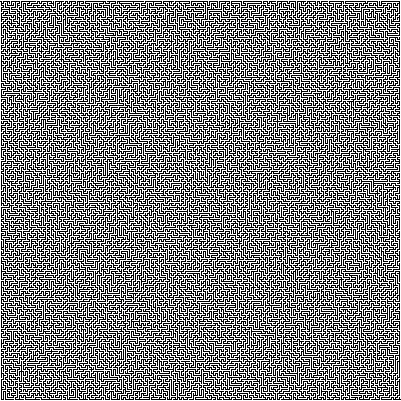
#> input picture Mazes/maze_200x200_goal_399_399.png, 401 x 401 px
$ python Path_find_2y_numpy.py
#> lines starting #> are read from the running program, lines starting #| are printed output that depends on the picture
import matplotlib.pyplot as plt
import matplotlib.animation as animation
import numpy as np

fig, ax = plt.subplots(figsize=(20,20))

#https://keesiemeijer.github.io/maze-generator/#generate to generate maze, the goal is [col*2-1, rows*2-1]

def to_list(filepath):
#> called with filepath = 'Mazes/maze_200x200_goal_399_399.png'
  np_array = plt.imread(filepath)
#> np_array is the input picture: shape (401, 401, 4) float32; mean R, G, B, A 0.502, 0.502, 0.502, 1
  np_array = np_array[:,:,0]
#> np_array: shape (401, 401) float32

  for i in range(len(np_array)):
    for j in range(len(np_array[0])):
      if np_array[i][j] > 0.5:
        np_array[i][j] = 1
      else:
        np_array[i][j] = 0
#> np_array: shape (401, 401) float32; values 0 (black) and 1 (white), 50.2% white; black in thin lines or dots
  return np_array

lab_list = [[
    [0, 0, 0, 0, 0, 0, 0, 0, 0, 0, 0, 0, 0, 0, 0],
    [1, 1, 1, 1, 1, 1, 0, 1, 1, 1, 1, 1, 1, 1, 0],
    [0, 1, 0, 0, 0, 1, 0, 1, 0, 0, 0, 0, 0, 1, 0],
    [0, 1, 0, 1, 0, 1, 0, 1, 0, 1, 1, 1, 0, 1, 0],
    [0, 1, 0, 1, 0, 1, 1, 1, 0, 0, 0, 1, 0, 1, 0],
    [0, 1, 0, 1, 0, 0, 0, 0, 0, 1, 0, 1, 0, 1, 0],
    [0, 1, 0, 1, 0, 1, 1, 1, 1, 1, 0, 1, 0, 1, 0],
    [0, 1, 0, 0, 0, 0, 0, 0, 0, 1, 0, 1, 0, 1, 0],
    [0, 1, 1, 1, 1, 1, 1, 1, 0, 1, 0, 1, 1, 1, 0],
    [0, 1, 0, 0, 0, 0, 0, 1, 0, 1, 0, 0, 0, 0, 0],
    [0, 1, 1, 1, 1, 1, 0, 1, 0, 1, 1, 1, 1, 1, 0],
    [0, 0, 0, 0, 0, 1, 0, 0, 0, 0, 0, 0, 0, 1, 0],
    [0, 1, 1, 1, 0, 1, 1, 1, 1, 0, 1, 1, 0, 1, 0],
    [0, 0, 0, 1, 0, 0, 0, 0, 0, 0, 0, 1, 0, 1, 0],
    [0.5, 1, 1, 1, 1, 1, 1, 1, 1, 1, 1, 1, 1, 1, 0]
],[
    [0, 0, 0, 0, 0, 0, 0, 0, 0, 0, 0, 0, 0, 0, 0, 0, 0, 0, 0, 0, 0, 0, 0, 0, 0, 0, 0, 0, 0, 0],
    [1, 1, 1, 1, 1, 1, 1, 1, 1, 1, 1, 1, 1, 1, 1, 1, 0, 1, 1, 1, 1, 1, 1, 1, 1, 1, 1, 1, 1, 0],
    [0.5, 0, 0, 0, 0, 0, 0, 0, 0, 0, 0, 1, 0, 0, 0, 1, 0, 1, 0, 0, 0, 0, 0, 0, 0, 1, 0, 0, 0, 0],
    [1, 1, 1, 1, 1, 1, 1, 1, 1, 1, 0, 1, 1, 1, 0, 1, 0, 1, 1, 1, 1, 1, 1, 1, 0, 1, 0, 1, 1, 0],
    [0, 0, 0, 0, 0, 1, 0, 0, 0, 1, 0, 1, 0, 1, 0, 1, 0, 0, 0, 1, 0, 0, 0, 1, 0, 1, 0, 0, 0, 0],
    [0, 1, 0, 1, 1, 1, 0, 1, 1, 1, 0, 1, 0, 1, 0, 1, 1, 1, 0, 1, 1, 1, 0, 1, 0, 1, 0, 1, 1, 0],
    [0, 1, 0, 0, 0, 1, 0, 0, 0, 0, 0, 1, 0, 1, 0, 0, 0, 0, 0, 1, 0, 0, 0, 1, 0, 1, 0, 0, 0, 0],
    [0, 1, 1, 1, 0, 1, 1, 1, 0, 1, 1, 1, 0, 1, 1, 1, 1, 1, 1, 1, 1, 0, 1, 1, 0, 1, 1, 1, 0, 1],
    [0, 0, 0, 1, 0, 0, 0, 1, 0, 0, 0, 1, 0, 1, 0, 0, 0, 1, 0, 0, 0, 1, 0, 0, 0, 1, 0, 0, 0, 0],
    [0, 1, 0, 1, 1, 1, 0, 1, 1, 1, 0, 1, 0, 1, 0, 1, 1, 1, 0, 1, 1, 1, 0, 1, 1, 1, 0, 1, 1, 0],
    [0, 1, 0, 0, 0, 1, 0, 1, 0, 0, 0, 1, 0, 1, 0, 0, 0, 1, 0, 1, 0, 0, 0, 1, 0, 0, 0, 1, 0, 0],
    [0, 1, 1, 1, 0, 1, 1, 1, 1, 1, 0, 1, 0, 1, 1, 1, 1, 1, 0, 1, 1, 1, 0, 1, 1, 1, 1, 1, 0, 1],
    [0, 0, 0, 1, 0, 0, 0, 0, 0, 1, 0, 0, 0, 0, 0, 0, 0, 1, 0, 0, 0, 1, 0, 0, 0, 0, 0, 1, 0, 0],
    [0, 1, 1, 1, 1, 1, 1, 1, 0, 1, 1, 1, 1, 1, 1, 1, 0, 1, 1, 1, 1, 1, 1, 1, 0, 1, 1, 1, 0, 1],
    [0, 0, 0, 0, 0, 0, 0, 1, 0, 0, 0, 0, 0, 0, 0, 1, 0, 0, 0, 0, 0, 0, 0, 1, 0, 0, 0, 0, 0, 0],
    [0, 1, 1, 1, 1, 1, 0, 1, 1, 1, 1, 1, 0, 1, 1, 1, 1, 1, 0, 1, 1, 1, 1, 1, 1, 1, 0, 1, 1, 0],
    [0, 0, 0, 0, 0, 1, 0, 0, 0, 0, 0, 1, 0, 0, 0, 0, 0, 0, 0, 1, 0, 0, 0, 0, 0, 0, 0, 1, 0, 0],
    [0, 1, 1, 1, 0, 1, 1, 1, 1, 1, 1, 1, 1, 1, 1, 1, 1, 1, 1, 1, 1, 1, 1, 1, 1, 1, 1, 1, 1, 0],
    [0, 1, 0, 0, 0, 0, 0, 0, 0, 0, 0, 0, 0, 0, 0, 0, 0, 0, 0, 0, 0, 0, 0, 0, 0, 0, 0, 0, 0, 0]
]]

def block_v(path, lab):
  for i in path:
    lab[i[0]][i[1]] = 0.3
  return lab

#convert to rgb: 1 = black, 0 = white, 0.5 = yellow, 0.7 = green, 0.2 = light_green, 0.3 = light_red

def to_rgb(lab):

  lab = np.array(lab)

  result = np.zeros((lab.shape[0],lab.shape[1],3))
  result[lab == 1] = [0,0,0]
  result[lab == 0] = [1,1,1]
  result[lab == 0.5] = [1,1,0]
  result[lab == 0.7] = [0,1,0]
  result[lab == 0.2] = [0,1,0.5]
  result[lab == 0.3] = [1,0,0]
  result[lab == 0.9] = [0,0,1]

  return result


def move(direction, start, lab):

  result = []

  if direction == 0:
    result = [start[0] + 1, start[1]]
  elif direction == 1:
    result = [start[0], start[1] - 1]
  elif direction == 2:
    result = [start[0] - 1, start[1]]
  elif direction == 3:
    result = [start[0], start[1] + 1]

  if result[0]>=0 and result[0]<len(lab) and result[1]>=0 and result[1]<len(lab[0]):

    if lab[result[0]][result[1]]!=1:

      return result


  return False

class Facing():

  def __init__(self,direction,max_dir):
    self.max_dir = max_dir
    self.direction = direction

  def increment(self, times, inplace=False):

    dir_copy = self.direction


    while times > 0:
      dir_copy += 1
      if dir_copy > self.max_dir:
        dir_copy = 0
      if dir_copy < 0:
        dir_copy = self.max_dir
      times -= 1
    while times < 0:
      dir_copy -= 1
      if dir_copy > self.max_dir:
        dir_copy = 0
      if dir_copy < 0:
        dir_copy = self.max_dir
      times += 1

    if inplace:
      self.direction = dir_copy

    return dir_copy

  def get(self):
    return self.direction

  def set(self, direction):
    self.direction = direction
    return self.direction

def check_surroundings(start, lab):

  result = []

  for i in range(4):
    if move(i, start, lab) != False:
      result.append(True)
    else:
      result.append(False)

  return result

filename = "maze_200x200_goal_399_399"

filepath = f"Mazes/{filename}.png"

try:
  lab = to_list(filepath)
except:
  lab = lab_list[1]
  print(f"failed to load {filepath}, using default maze")

start = [0,0] #y x

goal = None

for i in range(len(lab)):
  for j in range(len(lab[0])):
    if lab[i][j] == 0.5:
      goal = [i,j]

if goal == None:
  goal = [399, 399] #y x

maxiter = 500000

show = True # show the process

showevery = 40

showcolor = True

block_vicoli = True

if lab[goal[0]][goal[1]] != 0.5:
  lab[goal[0]][goal[1]] = 0.5
#> lab: shape (401, 401) float32; min 0, max 1, mean 0.502

lab[start[0]][start[1]] = 0.7
#> lab: shape (401, 401) float32; min 0, max 1, mean 0.502

facing = Facing(check_surroundings(start, lab).index(True),3) #0 down 1 west 2 up 3 east
#> after the loop in check_surroundings, `for i in range(4):`: result = [True, False, False, False]
#> in __init__, `self.max_dir = max_dir`: self.max_dir = 3

found = False

iter = 0

nodes = []

vicolo_cieco = False

shortest_path = [[]]

ims = []

while not found:

  if (check_surroundings(start, lab).count(False) == 2 and iter!=0) or (check_surroundings(start, lab).count(False) == 3 and iter == 0) and not vicolo_cieco:

#> the loop in check_surroundings (call 2), `for i in range(4):` made 4 passes
#> result in move on passes 1 to 4: [1, 0], [0, -1], [-1, 0], [0, 1]
    for l in [i for i, x in enumerate(check_surroundings(start, lab)) if x == True]:
      if l != facing.increment(2):
        facing.set(l)
        break
#> this loop made 1 pass

    start = move(facing.get(),start,lab)
#> start = [1, 0]

    shortest_path[-1].append(start)

    if lab[start[0]][start[1]] == 0.2:
      vicolo_cieco = True

    if lab[start[0]][start[1]] == 0.5:
      lab[start[0]][start[1]] = 0.9
      found = True
      break

  elif (check_surroundings(start, lab).count(False) < 2 and not vicolo_cieco) or (check_surroundings(start, lab).count(False) == 2 and iter == 0):

    freeways = check_surroundings(start, lab)

    if iter != 0:
      freeways[facing.increment(2)] = False


    nodes.append([start,freeways])

    start = move(facing.set(nodes[-1][1].index(True)),start,lab)

    shortest_path.append([start])

    if lab[start[0]][start[1]] == 0.2:
      vicolo_cieco = True

    nodes[-1][1][nodes[-1][1].index(True)] = False

    if lab[start[0]][start[1]] == 0.5:
      lab[start[0]][start[1]] = 0.9
      found = True
      break

  elif check_surroundings(start, lab).count(False) == 3 or vicolo_cieco:

    if block_vicoli: lab = block_v(shortest_path[-1],lab)
    shortest_path.pop(-1)

    while nodes[-1][1].count(True) == 0:
      nodes.pop(-1)
      if block_vicoli: lab = block_v(shortest_path[-1],lab)
      shortest_path.pop(-1)

    start = move(facing.set(nodes[-1][1].index(True)),nodes[-1][0],lab)

    shortest_path.append([start])

    nodes[-1][1][nodes[-1][1].index(True)] = False

    if lab[start[0]][start[1]] == 0.5:
      lab[start[0]][start[1]] = 0.9
      found = True
      break

    vicolo_cieco = False

  if iter % 1000 == 0:
    print(f"iterazione {iter}")

  if (iter % showevery == 0) and show==True:
    lab_copy = lab.copy()
    lab_copy[start[0]][start[1]] = 0.7
#> lab_copy: shape (401, 401) float32; min 0, max 1, mean 0.502
    if showcolor:
      lab_copy = to_rgb(lab_copy)
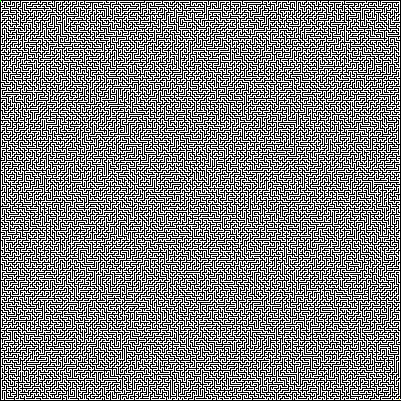
#> lab_copy: shape (401, 401, 3) float64; mean of channels 0, 1, 2 0.498, 0.498, 0.498; drawn as R, G, B
    im = ax.imshow(lab_copy, animated=True)
    ims.append([im])

  lab[start[0]][start[1]] = 0.2

  iter+=1
  if iter>maxiter:
    break


if found == True:
  print("labirinto risolto in " + str(iter) + " iterazioni")
else:
  print("labirinto non risolto")

for i in shortest_path:
  for j in i:
    lab[j[0]][j[1]] = 0.7
  lab_copy = [row.copy() for row in lab]
  if showcolor:
    lab_copy = to_rgb(lab_copy)
  im = ax.imshow(lab_copy, animated=True)
  ims.append([im])

lab_copy = [row.copy() for row in lab]
if showcolor:
  lab_copy = to_rgb(lab_copy)
im = ax.imshow(lab_copy, animated=True)
for i in range(60):
  ims.append([im])

print("saving... frames: " + str(len(ims)))

#save image

print("saving image...")

plt.savefig(f"Images/{filename}.png")

print("saving video...")

# ani = animation.ArtistAnimation(fig, ims, interval=50, blit=True, repeat_delay=1000)
# ani.save(filename=f"Video/{filename}.mp4", writer="ffmpeg")

$ run again, with Mazes/maze_208x208_goal_415_415.png copied over Mazes/maze_200x200_goal_399_399.png
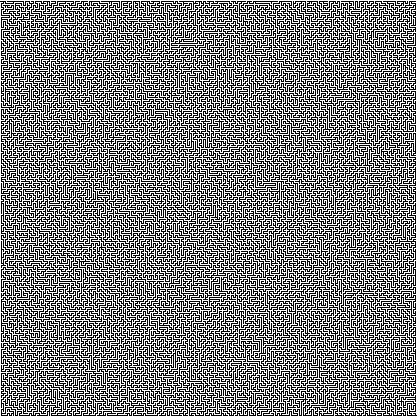
#> input picture Mazes/maze_208x208_goal_415_415.png, 417 x 417 px
#> in to_list, np_array is the input picture: shape (417, 417, 4) float32; mean R, G, B, A 0.502, 0.502, 0.502, 1
#> after the loop in check_surroundings, `for i in range(4):`: result = [True, False, False, False]
#> self.max_dir = 3
#> the loop in check_surroundings (call 2), `for i in range(4):` made 4 passes
#> result in move on passes 1 to 4: [1, 0], [0, -1], [-1, 0], [0, 1]
#> the loop `for l in [i for i, x in enumerate(check_surroundings(start, lab)) if x..` made 1 pass
#> start = [1, 0]
#> `lab_copy = to_rgb(lab_copy)`:
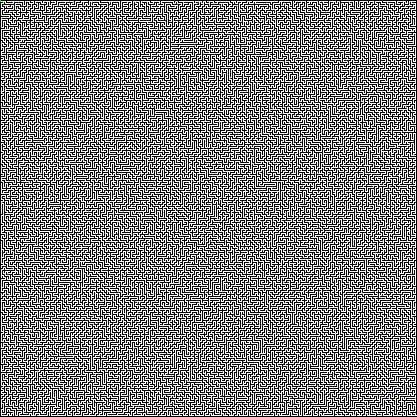
#> lab_copy: shape (417, 417, 3) float64; mean of channels 0, 1, 2 0.498, 0.498, 0.498; drawn as R, G, B
